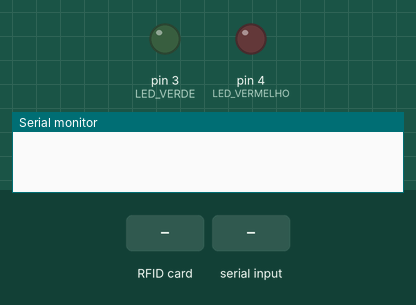
Bench run of a sketch on a simulated Arduino Uno, built with avr-gcc and run on an emulated ATmega328P. Parts: output pins drawn as LEDs (lit = HIGH), the last lines printed to the serial monitor. The test bench sets the inputs (shaded band). Pins used as bus, display or sensor lines are not drawn.

Above: at 1.2 s.
1.3 s: RFID card 5E 7A 19 C4 held to the reader
2.8 s: "1" received over Serial
At 3.6 s:
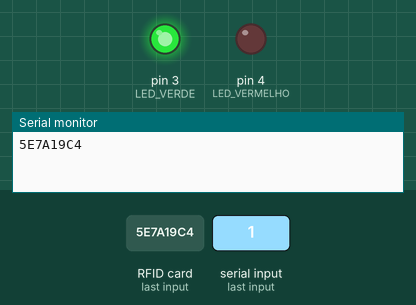
Timing chart, 0 to 5.8 s (numbered marks = the images above; inputs shaded):
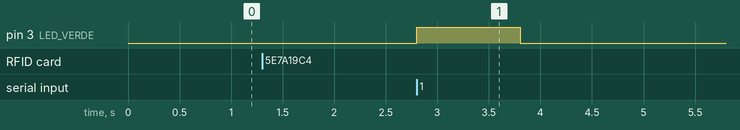

Measured:
- after the input at 2.8 s, pin 3 (LED_VERDE): LOW → HIGH at once, → LOW 1.0 s later

The sketch:

sketch_sep26a.ino
```cpp
#include <SPI.h>
#include <MFRC522v2.h>
#include <MFRC522DriverSPI.h>
#include <MFRC522DriverPinSimple.h>
#include <MFRC522Debug.h>


#define RST_PIN 9
#define LED_VERDE 3
#define LED_VERMELHO 4

MFRC522DriverPinSimple SS_PIN(10);
//MFRC522 mfrc522(SS_PIN, RST_PIN);
MFRC522DriverSPI driver{SS_PIN}; // Create SPI driver.
//MFRC522DriverI2C driver{}; // Create I2C driver.
MFRC522 mfrc522{driver};  // Create MFRC522 instance.

void setup() {
  Serial.begin(9600);   // Inicia a comunicação serial
  SPI.begin();          // Inicia o SPI bus
  mfrc522.PCD_Init();  // Init MFRC522 board.   // Inicia o módulo RFID
  pinMode(LED_VERDE, OUTPUT);
  pinMode(LED_VERMELHO, OUTPUT);
  digitalWrite(LED_VERDE, LOW);
  digitalWrite(LED_VERMELHO, LOW);
}

void loop() {
  // Verifica se uma nova tag está presente
  if (!mfrc522.PICC_IsNewCardPresent() || !mfrc522.PICC_ReadCardSerial()) {
    delay(50);
    return;
  }

  String conteudo = "";
  // Lê o UID da tag
  for (byte i = 0; i < mfrc522.uid.size; i++) {
    conteudo += String(mfrc522.uid.uidByte[i] < 0x10 ? "0" : "");
    conteudo += String(mfrc522.uid.uidByte[i], HEX);
  }
  conteudo.toUpperCase();

  Serial.println(conteudo);  // Envia o UID para o computador via Serial

  // Aguarda resposta do computador
  while (!Serial.available()) {
    delay(10);
  }

  char response = Serial.read();

  if (response == '1') {
    digitalWrite(LED_VERDE, HIGH);
    digitalWrite(LED_VERMELHO, LOW);
  } else {
    digitalWrite(LED_VERDE, LOW);
    digitalWrite(LED_VERMELHO, HIGH);
  }

  delay(1000); // Aguarda 1 segundo antes de apagar os LEDs
  digitalWrite(LED_VERDE, LOW);
  digitalWrite(LED_VERMELHO, LOW);
}
```
